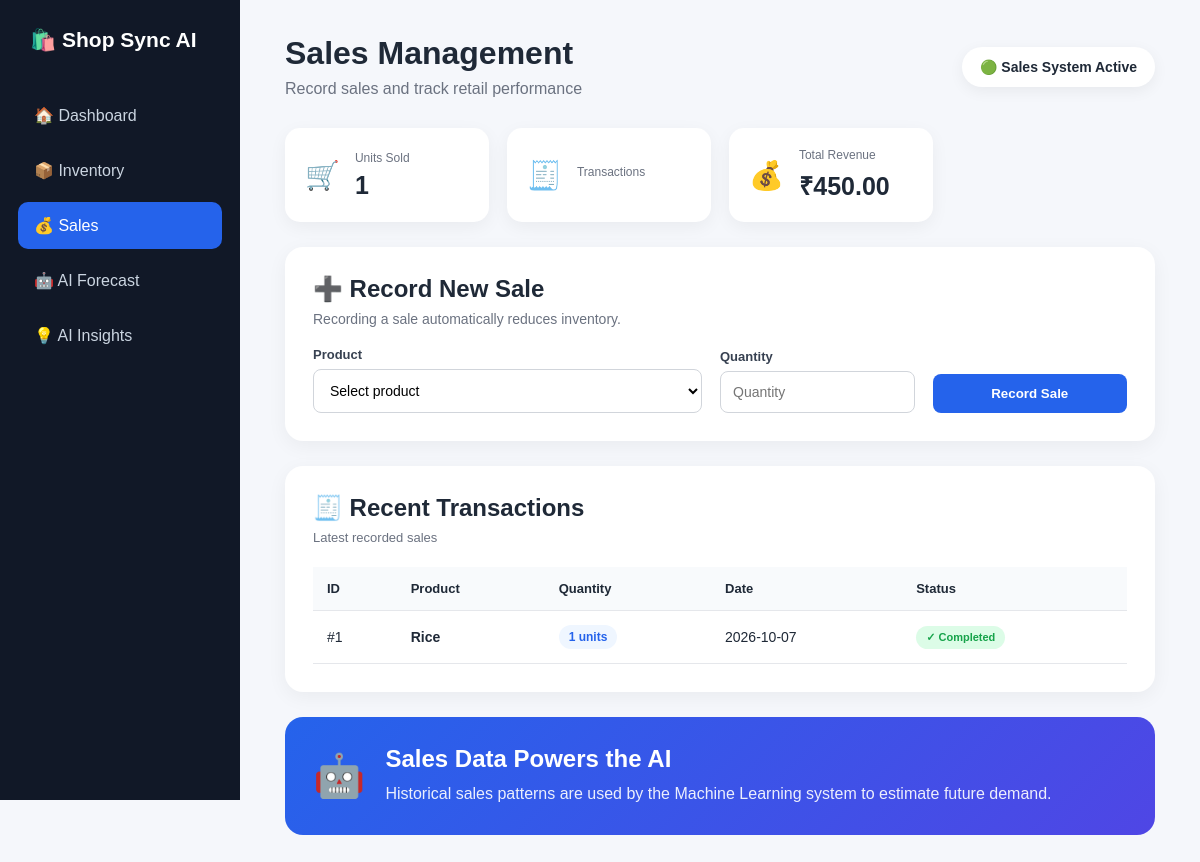
The app's page /sales with its own data.
### tables this page shows
CREATE TABLE sales (
            id INTEGER PRIMARY KEY AUTOINCREMENT,
            product TEXT NOT NULL,
            quantity INTEGER NOT NULL,
            sale_date TEXT NOT NULL
        );

### app.py (the view)
@app.route("/sales")
def sales():
    conn = get_db_connection()
    sales_data = conn.execute("""
        SELECT *
        FROM sales
        ORDER BY id DESC
    """).fetchall()
    products = conn.execute("""
        SELECT *
        FROM products
    """).fetchall()
    total_sales = conn.execute("""
        SELECT SUM(quantity)
        FROM sales
    """).fetchone()[0] or 0
    total_revenue = 0
    for sale in sales_data:
        product = conn.execute("""
            SELECT price
            FROM products
            WHERE name = ?
        """, (
            sale["product"],
        )).fetchone()
        if product:
            total_revenue += (
                product["price"]
                *
                sale["quantity"]
            )
    transaction_count = len(
        sales_data
    )
    conn.close()
    return render_template(
        "sales.html",
        sales=sales_data,
        products=products,
        total_sales=total_sales,
        total_revenue=total_revenue,
        transaction_count=transaction_count
    )

### app.py (called while the page is built)
def get_db_connection():
    conn = sqlite3.connect(DATABASE)
    conn.row_factory = sqlite3.Row
    return conn

### templates/sales.html (shortened to what this page needs)
 <!DOCTYPE html>
<html lang="en">
<head>
    <link rel="stylesheet"
          href="{{ url_for('static', filename='css/style.css') }}">
</head>
<body>
<div class="sidebar">
    <div class="logo">
        🛍️ Shop Sync AI
    </div>
    <a href="/">🏠 Dashboard</a>
    <a href="/inventory">📦 Inventory</a>
    <a href="/sales" class="active">
        💰 Sales
    </a>
    <a href="/ai-forecast">🤖 AI Forecast</a>
    <a href="/insights">💡 AI Insights</a>
</div>
<div class="main">
    <div class="topbar">
        <div>
            <h1>Sales Management</h1>
            <p>
                Record sales and track retail performance
            </p>
        </div>
        <div class="ai-status">
            🟢 Sales System Active
        </div>
    </div>
    <div class="stats-grid">
        <div class="stat-card">
            <span>🛒</span>
            <div>
                <small>Units Sold</small>
                <strong>
                    {{ total_sales }}
                </strong>
            </div>
        </div>
        <div class="stat-card">
            <span>🧾</span>
            <div>
                <small>Transactions</small>
            </div>
        </div>
        <div class="stat-card">
            <span>💰</span>
            <div>
                <small>Total Revenue</small>
                <strong>
                    ₹{{ "%.2f"|format(total_revenue) }}
                </strong>
            </div>
        </div>
    </div>
    <div class="section">
        <h2>➕ Record New Sale</h2>
        <p class="inventory-description">
            Recording a sale automatically reduces inventory.
        </p>
        <form
            action="/add_sale"
            method="POST"
            class="sale-form"
        >
            <div class="form-group">
                <label>Product</label>
                <select
                    name="product"
                    required
                >
                    <option value="">
                        Select product
                    </option>
                </select>
            </div>
            <div class="form-group">
                <label>Quantity</label>
                <input
                    type="number"
                    name="quantity"
                    min="1"
                    placeholder="Quantity"
                    required
                >
            </div>
            <div class="sale-submit">
                <button type="submit">
                    Record Sale
                </button>
            </div>
        </form>
    </div>
    <div class="section">
        <div class="section-header">
            <div>
                <h2>🧾 Recent Transactions</h2>
                <p>
                    Latest recorded sales
                </p>
            </div>
        </div>
        {% if sales %}
        <div class="sales-table-wrapper">
            <table>
                <thead>
                    <tr>
                        <th>ID</th>
                        <th>Product</th>
                        <th>Quantity</th>
                        <th>Date</th>
                        <th>Status</th>
                    </tr>
                </thead>
                <tbody>
                    {% for sale in sales %}
                    <tr>
                        <td>
                            #{{ sale.id }}
                        </td>
                        <td>
                            <strong>
                                {{ sale.product }}
                            </strong>
                        </td>
                        <td>
                            <span class="quantity-badge">
                                {{ sale.quantity }} units
                            </span>
                        </td>
                        <td>
                            {{ sale.sale_date }}
                        </td>
                        <td>
                            <span class="sale-status">
                                ✓ Completed
                            </span>
                        </td>
                    </tr>
                    {% endfor %}
                </tbody>
            </table>
        </div>
        {% endif %}
    </div>
    <div class="ai-banner">
        <div class="ai-icon">
            🤖
        </div>
        <div>
            <h2>
                Sales Data Powers the AI
            </h2>
            <p>
                Historical sales patterns are used by the
                Machine Learning system to estimate future demand.
            </p>
        </div>
    </div>
</div>
</body>
</html>

### static/css/style.css (style rules this page uses)
* { margin: 0; padding: 0; box-sizing: border-box; font-family: Arial, Helvetica, sans-serif; }
body { background: #f5f7fb; color: #1f2937; }
.sidebar { position: fixed; left: 0; top: 0; width: 240px; height: 100vh; background: #111827; padding: 28px 18px; z-index: 10; }
.logo { color: white; font-size: 21px; font-weight: bold; margin-bottom: 40px; padding-left: 12px; }
.sidebar a { display: block; color: #cbd5e1; text-decoration: none; padding: 14px 16px; margin-bottom: 8px; border-radius: 10px; transition: 0.2s; }
.sidebar a:hover, .sidebar a.active { background: #2563eb; color: white; }
.main { margin-left: 240px; padding: 35px 45px; min-height: 100vh; }
.topbar { display: flex; justify-content: space-between; align-items: center; margin-bottom: 30px; }
.topbar h1 { font-size: 32px; margin-bottom: 8px; }
.topbar p { color: #6b7280; }
.ai-status { background: white; padding: 12px 18px; border-radius: 30px; box-shadow: 0 4px 15px rgba(0,0,0,0.06); font-size: 14px; font-weight: bold; }
.stats-grid { display: grid; grid-template-columns: repeat(4, 1fr); gap: 18px; margin-bottom: 25px; }
.stat-card { background: white; border-radius: 15px; padding: 20px; display: flex; align-items: center; gap: 15px; box-shadow: 0 5px 18px rgba(0,0,0,0.05); }
.stat-card > span { font-size: 28px; }
.stat-card small { display: block; color: #6b7280; font-size: 12px; margin-bottom: 6px; }
.stat-card strong { font-size: 25px; }
.section { background: white; padding: 28px; border-radius: 18px; box-shadow: 0 5px 20px rgba(0,0,0,0.05); margin-bottom: 25px; }
.section h2 { margin-bottom: 8px; }
.section-header { display: flex; justify-content: space-between; align-items: center; margin-bottom: 22px; }
.section-header p { color: #6b7280; font-size: 13px; }
.ai-banner { display: flex; align-items: center; gap: 20px; background: linear-gradient( 135deg, #2563eb, #4f46e5 ); color: white; padding: 28px; border-radius: 18px; margin-bottom: 25px; }
.ai-icon { font-size: 42px; }
.ai-banner h2 { margin-bottom: 8px; }
.ai-banner p { opacity: 0.9; line-height: 1.6; }
form { display: flex; gap: 12px; flex-wrap: wrap; }
input, select { padding: 12px; border: 1px solid #d1d5db; border-radius: 8px; font-size: 14px; background: white; }
button { padding: 12px 20px; border: none; border-radius: 8px; background: #2563eb; color: white; cursor: pointer; font-weight: bold; }
table { width: 100%; border-collapse: collapse; }
th, td { padding: 14px; text-align: left; border-bottom: 1px solid #e5e7eb; }
th { background: #f8fafc; font-size: 13px; }
td { font-size: 14px; }
.inventory-description { color: #6b7280; font-size: 14px; margin-bottom: 20px; }
.form-group { display: flex; flex-direction: column; gap: 7px; }
.form-group label { font-size: 13px; font-weight: bold; color: #374151; }
.form-group input, .form-group select { width: 100%; }
.sale-form { display: grid; grid-template-columns: 2fr 1fr 1fr; gap: 18px; align-items: end; }
.sale-submit button { width: 100%; }
.sales-table-wrapper { overflow-x: auto; }
.sales-table-wrapper table { min-width: 650px; }
.quantity-badge { display: inline-block; padding: 5px 10px; background: #eff6ff; color: #2563eb; border-radius: 20px; font-weight: bold; font-size: 12px; }
.sale-status { display: inline-block; padding: 5px 10px; background: #dcfce7; color: #16a34a; border-radius: 20px; font-size: 11px; font-weight: bold; }

### records on screen
sales: id "1", product "Rice", quantity "1", sale_date "2026-10-07"

### other values on screen
{{ total_sales }} "1"
{{ "%.2f"|format(total_revenue) }} "450.00"
